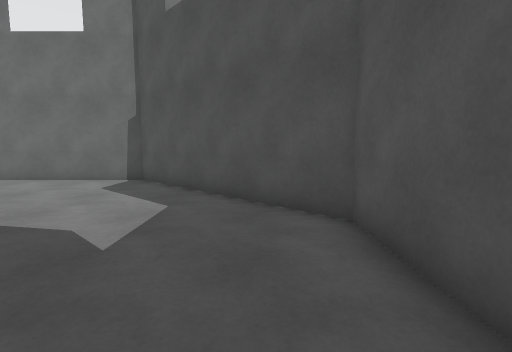
view 1 (above)

12 first-person views from a walk through a 3-D level made in the Unity game engine. The camera is 1.2 m above the floor, tilts 6° down and sees 85° across. The floor is counted in squares, 1 m on a side. Each view is taken from the middle of a square. On the plan, view 1 faces up. The plan holds only what a view shows up to about 13 squares ahead; the rest is blank. The place goes on beyond the plan. The player character is not drawn.

view 2
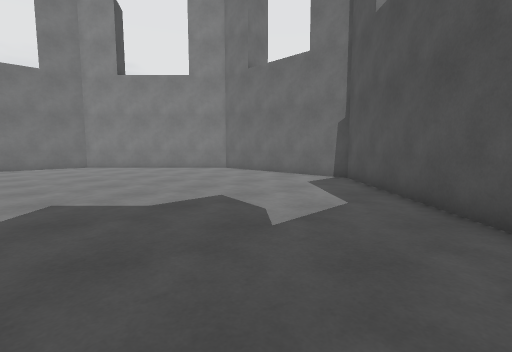

view 3
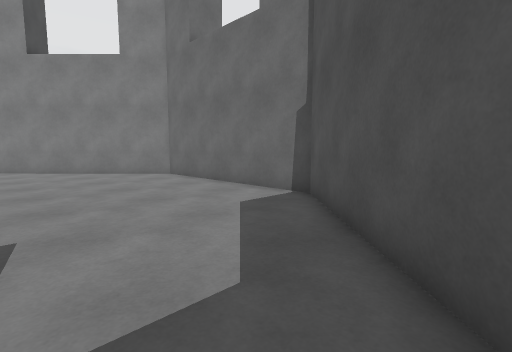

view 4
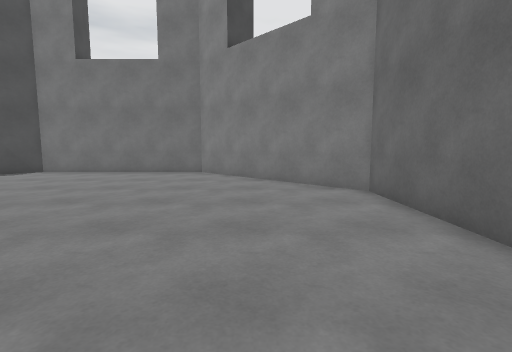

view 5
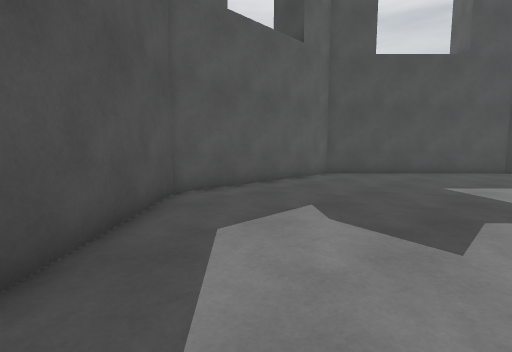

view 6
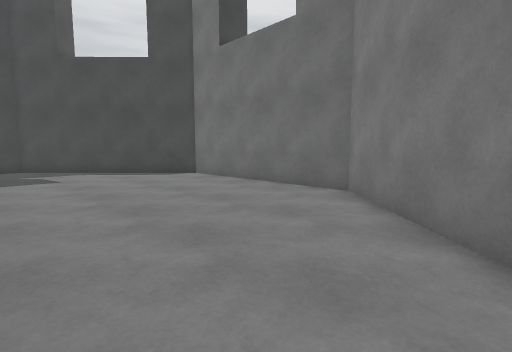

view 7
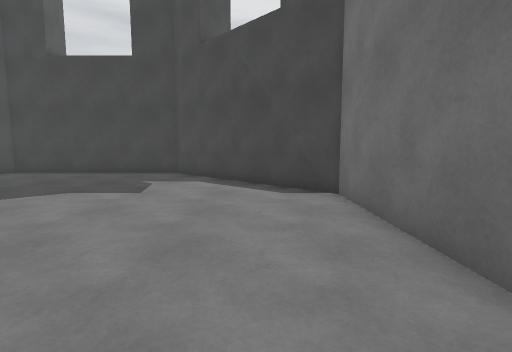

view 8
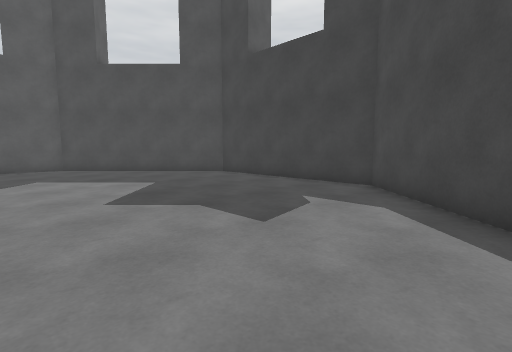

view 9
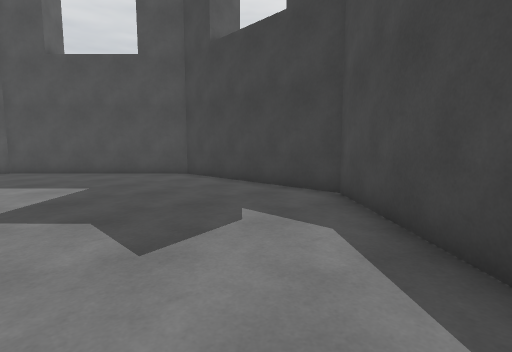

view 10
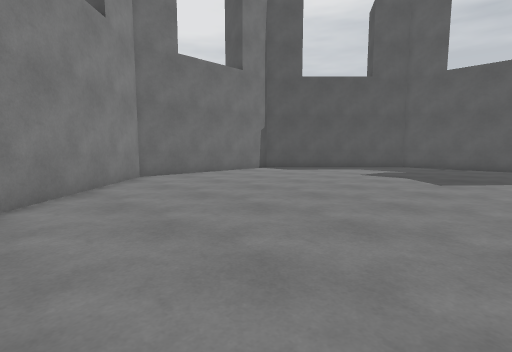

view 11
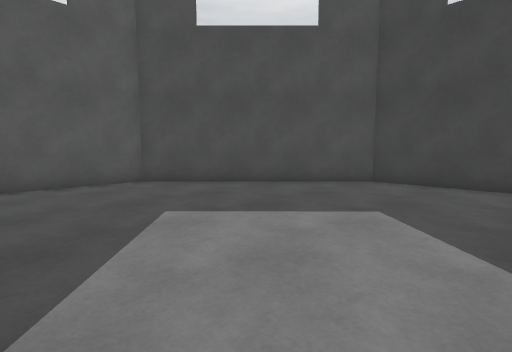

view 12
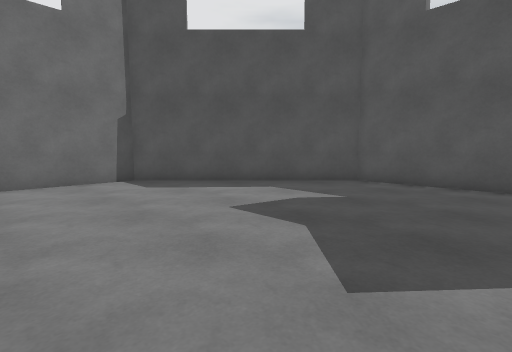

### Floor plan
Points are (right, up) in squares from view 1. A wall is a line through its corners. A room is listed if a view was taken in it or the views show most of it. See-through windows are left out.
Room 1 (views 1, 2, 3, 4, 5, 6, 7, 8, 9, 10, 11, 12)
walls: (-17.1, 4.5) (-17.1, -3) (-11.5, -8.6) (-4.1, -8.6) (1.6, -3) (1.6, 4.5) (-4.1, 10.1) (-11.5, 10.1) (-17.1, 4.5)

Where each view was taken, in squares from view 1:
view 1: 0 up, 0 right, facing up
view 2: 0 up, 1 right, facing up-left
view 3: 4 up, 0 right, facing up-left
view 4: 7 up, 4 left, facing left
view 5: 8 up, 5 left, facing down-right
view 6: 8 up, 10 left, facing down-left
view 7: 4 up, 15 left, facing down
view 8: 0 up, 15 left, facing down-right
view 9: 2 down, 15 left, facing down-right
view 10: 1 down, 16 left, facing up-right
view 11: 1 up, 8 left, facing down-right
view 12: 0 up, 8 left, facing up-right
